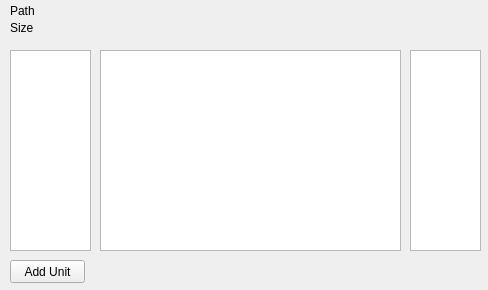
<?xml version="1.0" encoding="UTF-8"?>
<ui version="4.0">
 <class>MainWindow</class>
 <widget class="QMainWindow" name="MainWindow">
  <property name="geometry">
   <rect>
    <x>0</x>
    <y>0</y>
    <width>488</width>
    <height>290</height>
   </rect>
  </property>
  <property name="windowTitle">
   <string>MainWindow</string>
  </property>
  <widget class="QWidget" name="centralWidget">
   <widget class="QLabel" name="label">
    <property name="geometry">
     <rect>
      <x>10</x>
      <y>0</y>
      <width>601</width>
      <height>21</height>
     </rect>
    </property>
    <property name="text">
     <string>Path</string>
    </property>
   </widget>
   <widget class="QListWidget" name="list">
    <property name="geometry">
     <rect>
      <x>100</x>
      <y>50</y>
      <width>301</width>
      <height>201</height>
     </rect>
    </property>
   </widget>
   <widget class="QListWidget" name="listCode">
    <property name="geometry">
     <rect>
      <x>10</x>
      <y>50</y>
      <width>81</width>
      <height>201</height>
     </rect>
    </property>
   </widget>
   <widget class="QListWidget" name="listPrice">
    <property name="geometry">
     <rect>
      <x>410</x>
      <y>50</y>
      <width>71</width>
      <height>201</height>
     </rect>
    </property>
   </widget>
   <widget class="QLabel" name="label_size">
    <property name="geometry">
     <rect>
      <x>10</x>
      <y>20</y>
      <width>151</width>
      <height>16</height>
     </rect>
    </property>
    <property name="text">
     <string>Size</string>
    </property>
   </widget>
   <widget class="QPushButton" name="pushAdd2">
    <property name="geometry">
     <rect>
      <x>10</x>
      <y>260</y>
      <width>75</width>
      <height>23</height>
     </rect>
    </property>
    <property name="text">
     <string>Add Unit</string>
    </property>
   </widget>
  </widget>
  <action name="actionOpen_data">
   <property name="text">
    <string>Open data..</string>
   </property>
  </action>
 </widget>
 <layoutdefault spacing="6" margin="11"/>
 <resources/>
 <connections/>
</ui>
